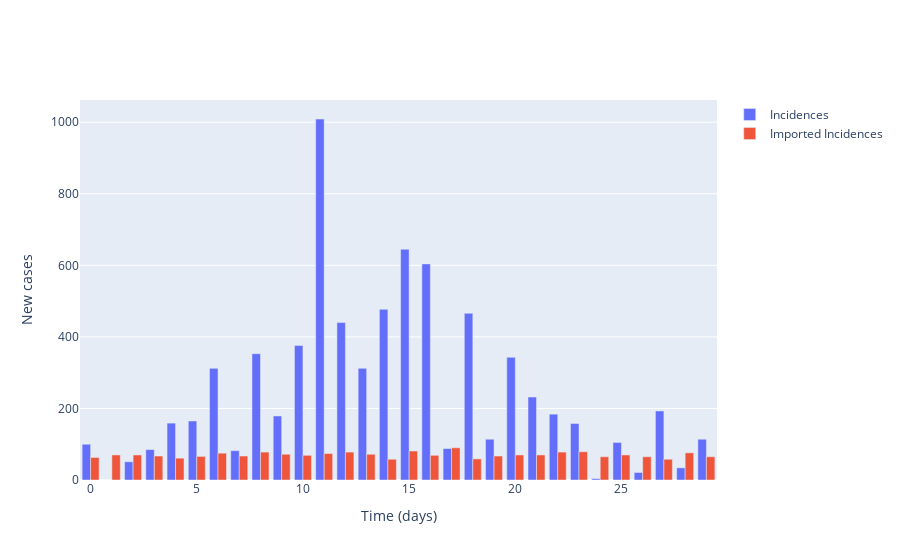

Here is the notebook cell this chart was saved with:
### Markdown cell above
## Plot local incidence numbers and imported cases for the forward simulation

### Code cell
# Plot (bar chart cases each day)
fig = go.Figure()

# Plot of incidences
fig.add_trace(
    go.Bar(
        x=times,
        y=locally_infected_cases,
        name='Incidences'
    )
)

fig.add_trace(
    go.Bar(
        x=times,
        y=imported_cases,
        name='Imported Incidences'
    )
)

# Add axis labels
fig.update_layout(
    xaxis_title='Time (days)',
    yaxis_title='New cases'
)

fig.show()

### Figure 1 — Plotly figure (JSON) as saved in the notebook; plotly's stock layout.template omitted (floating-point values rounded to 4 significant figures)
{"data": [{"name": "Incidences", "type": "bar", "x": [0, 1, 2, 3, 4, 5, 6, 7, 8, 9, 10, 11, 12, 13, 14, 15, 16, 17, 18, 19, 20, 21, 22, 23, 24, 25, 26, 27, 28, 29], "y": [100, 0, 51, 85, 159, 165, 312, 82, 353, 179, 376, 1009, 440, 312, 477, 645, 604, 88, 466, 114, 343, 232, 184, 158, 4, 105, 21, 193, 34, 114]}, {"name": "Imported Incidences", "type": "bar", "x": [0, 1, 2, 3, 4, 5, 6, 7, 8, 9, 10, 11, 12, 13, 14, 15, 16, 17, 18, 19, 20, 21, 22, 23, 24, 25, 26, 27, 28, 29], "y": [63, 70, 70, 67, 61, 66, 75, 67, 78, 72, 69, 74, 78, 72, 58, 81, 69, 90, 59, 67, 70, 70, 78, 79, 65, 70, 65, 58, 76, 65]}], "layout": {"xaxis": {"title": {"text": "Time (days)"}}, "yaxis": {"title": {"text": "New cases"}}}}
